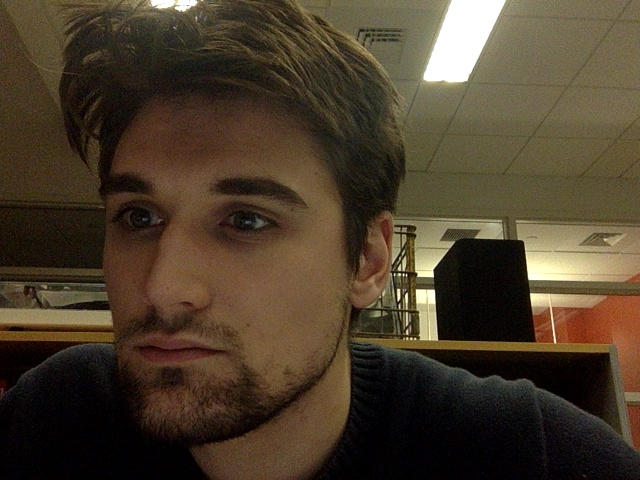
#> input picture decodedimage.png, 640 x 480 px, given in place of the camera; the run also reads 1 picture not shown here
$ python mini_project_4.py
#> lines starting #> are read from the running program, lines starting #| are printed output that depends on the picture; after the words box and inside, x2 and y2 are one past the last pixel; in counts of white or black regions, pixels touching at a corner belong together
### buttons.py
import numpy as np
import time
import imutils
import os
import cv2
import colorsys

class Button:
    """
    A generic class for a button that does something in our drawing program.
    x and y describe the location of the upper left corner of the button.
    """
    def __init__(self,x,y,path,size,model,pressed = False):
        self.x = x
        self.y = y
        self.size = size
        self.path = path
        self.pressed = pressed
        self.model = model
        self.icon = cv2.imread(os.path.dirname(__file__) + '/Icons/' + path, -1)

    def check_pressed(self,cursor):
        if cursor:
            if cursor[0] > self.x and cursor[0] < self.x + self.size and cursor[1] > self.y and cursor[1] < self.y + self.size:
                if not self.pressed:
                    self.press()
                    self.pressed = True
            else: #Debounce
                self.pressed = False

    # [5 lines left out: function display, not called in this run]

class Save_Button(Button):
    """
    A class for adding a save button to the program. Inherets from Button class.
    The Save button saves current drawing to project folder as Drawing.png.
    """
    def __init__(self,x,y,path,size,model,pressed = False):
        super().__init__(x,y,path,size,model)
        self.images_counter = 0

    def press(self):
        self.model.tool = 'save'

class Clear_Button(Button):
    """
    A class for adding a clear button to the program. Inherets from Button class.
    The Clear button clears current drawing from screen by emptying points, where all
    previous wand locations are stored.
    """
    # [5 lines left out: function press, not called in this run]

class Thicknessess_Button(Button):
    """
    THe button that lets you choose a thickness
    """
    def press(self):
        self.model.tool = 'thickness'

class Color_Button(Button):
    """
    A class for adding a color button to the program. Inherets from Button class.
    Color buttons change the color of the users drawing.
    """
    def press(self):
        self.model.tool = 'color_slider' #if color button is selected, change mode to thickness, line buttons will appear

class Erase_Button(Button):
    """
    A class for adding an eraser button to the program.
    """
    def press(self):
        self.model.tool = 'erase'

class Calibration_Button(Button):
    """
    A class to add the ability to recalibrate while the program is running
    """
    def press(self):
        self.model.tool = 'calibration color 1'
        self.model.calibration_start = time.time()

class Rectangle_Button(Button):
    """
    A class for telling the program to draw rectangles.
    """
    def press(self):
        self.model.tool = 'rectangle_1'

class Ellipse_Button(Button):
    """
    A class for telling the program to draw ellipses.
    """
    def press(self):
        self.model.tool = 'circle_1'

class Thickness_Button(Button):
    """
    A class for changing the thickness of the cursor.
    """
    def __init__(self,x,y,path,size,model,pen_size):
        super().__init__(x,y,path,size,model)
        self.pen_size = pen_size

    def press(self):
        self.model.tool = 'draw' #if thickness button pressed, start drawing again
        self.model.pen_size = self.pen_size

class Pen_Button(Button):
    """
    A class for to switch back to the drawing tool
    """
    def press(self):
        self.model.tool = 'draw'

class Color_Slider():
    """
    A class for a color slider that allows the user to select a color.
    x and y describe the location of the upper left corner of the button.
    """
    def __init__(self,x,y,path,dy,dx,model,pressed = False):
        self.x = x
        self.y = y
        self.dx = dx
        self.dy = dy
        self.path = path
        self.pressed = pressed
        self.model = model
        self.icon = cv2.imread(os.path.dirname(__file__) + '/Icons/' + path, -1)
        self.selected = (0,255,0)


    # [18 lines left out: functions check_pressed, display, not called in this run]

class Color_Choice(Button):
    """
    A class for adding a color button to the program. Inherets from Button class.
    Color buttons change the color of the users drawing.
    """
    def press(self):
        self.model.tool = 'draw' #if eraser thickness button pressed, start erasing again


    # [6 lines left out: function display, not called in this run]

### mini_project_4.py
import numpy as np
import time
import imutils
import os
from buttons import *
import cv2

class Model:
    """
    Class that keeps track of what is going on in the program. It knows the current color
    of the drawing tool, and things like whether the program should be quitting. Also,
    the init of the model is where the elements of the interface are created (not displayed)
    """
    def __init__(self):
        self.frame = None
        self.upper_color_1 = np.zeros(1)
        self.lower_color_1 = np.zeros(1)
        self.upper_color_2 = np.zeros(1)
        self.lower_color_2 = np.zeros(1)
        self.calibration_start = 0
        self.elapsed_time = 0
        self.calibration_time = 6
        self.current_path = os.path.dirname(__file__)
        self.line_points = []
        self.rectangle_points = []
        self.ellipse_points = []
        self.cursor_1 = ()
        self.cursor_2 = ()
        self.pen_size = 7
        self.eraser_size = 8
        self.line_color = (0,0,0) # the drawing color starts as black
        self.tool = 'calibration color 1'
        self.shape_started = False

        # All the buttons in the interface initialized here.

        self.clear = Clear_Button(20,20,'Clear.png',50, self)
        self.erase = Erase_Button(160,20,'Erase.png',50, self)
        self.pen = Pen_Button(90,20,'Pen.png',50,self)
        self.thicknessess = Thicknessess_Button(230,20,'Thickness.png',50, self, self.pen_size)
        self.color = Color_Button(300,20,'Color.png',50, self)
        self.rectangle = Rectangle_Button(370,20,'Rectangle.png',50,self)
        self.ellipse = Ellipse_Button(440,20,'Ellipse.png',50,self)
        self.calibrate = Calibration_Button(510,20,'Calibrate.png',50, self)

        self.draw_thin = Thickness_Button(160,200,'Thin.png',50,self,2)
        self.draw_medium = Thickness_Button(300,200,'Medium.png',50,self,7)
        self.draw_thick = Thickness_Button(440,200,'Thick.png',50,self,15)
        self.color_slider = Color_Slider(40,205,"ColorBar.png",42,500,self)
        self.color_choice = Color_Choice(540,200, 'Check.png', 50, self)

    def check_buttons(self, cursor):
        """
        Just tells all of the buttons currently displayed to check if the cursor
        is over them.
        """
        if self.tool == 'thickness':
            self.draw_thin.check_pressed(cursor)
            self.draw_medium.check_pressed(cursor)
            self.draw_thick.check_pressed(cursor)
        elif self.tool == 'color_slider':
            self.color_slider.check_pressed(cursor)
            self.color_choice.check_pressed(cursor)
        else:
            self.thicknessess.check_pressed(cursor)
            self.clear.check_pressed(cursor)
            self.color.check_pressed(cursor)
            self.rectangle.check_pressed(cursor)
            self.ellipse.check_pressed(cursor)
            self.erase.check_pressed(cursor)
            self.calibrate.check_pressed(cursor)
            self.pen.check_pressed(cursor)

class Controller:
    """
    A class to detect input from the user of the program. It takes the model as input, and has a
    function to return the position of an object of the color from the calibration step
    """
    def __init__(self, model):
        self.model = model

    def check_distance(self, point):
        """
        Checks if a point is within a certain distance of the last point in line_points.
        This gets rid of false positives far away from where the cursor was last frame.
        """
        if self.model.line_points:
            if self.model.line_points[-1]:
                x1 = point[0]
                y1 = point[1]
                x2 = self.model.line_points[-1][0]
                y2 = self.model.line_points[-1][1]
                distance = np.sqrt((x2-x1)**2 + (y2-y1)**2)
                return distance
        else:
            return 0

    def detect_wand(self, lower, upper):
        """
        Looks at the current frame, finds the largest contour of the target color,
        and returns the center of that point, as well as the current color and
        velocity of the cursor.
        """
        kernel = np.ones((15, 15), 'uint8') # make a kernel for blurring
        blurred = cv2.GaussianBlur(self.model.frame, (17, 17), 0)
        blurred = cv2.dilate(self.model.frame, kernel) # blur the frame to average out the value in the circle
        hsv_frame = cv2.cvtColor(self.model.frame, cv2.COLOR_BGR2HSV)
        mask = cv2.inRange(hsv_frame, lower, upper)
        contours = cv2.findContours(mask.copy(), cv2.RETR_EXTERNAL, cv2.CHAIN_APPROX_SIMPLE)
        contours = imutils.grab_contours(contours)
        center = None

        if len(contours) > 0:
            largest_contour = max(contours, key=cv2.contourArea)
            ((x, y), radius) = cv2.minEnclosingCircle(largest_contour)
            M = cv2.moments(largest_contour)
            if M["m00"] != 0:
                center = (int(M["m10"] / M["m00"]), int(M["m01"] / M["m00"]))
            else:
                center = (0,0)

            if radius > 30:
                velocity = self.check_distance(center)
                return((center[0], center[1],self.model.line_color, velocity,self.model.pen_size)) #Tuple where line info is stored)
            else:
                return False

class View:
    """
    Class that creates and then draws on the display. Here is where you draw draw_lines
    and tell the program to display interface elements. If we add future tools besides the line,
    it will go here.
    """
    def __init__(self, model):
        self.model = model

    def show_lines(self):
        """
        Iterates through all the points in the list of where the target has been
        and draws lines between them.
        """
        for i in range(len(self.model.line_points)):
            if i > 0 and self.model.line_points[i-1] and self.model.line_points[i]: # make sure both endpoints exist
                #if points[i][3] < 100: # check the velocity of the target to filter out false positives
                cv2.line(self.model.frame, self.model.line_points[i-1][0:2], self.model.line_points[i][0:2], self.model.line_points[i][2], self.model.line_points[i][-1])

    def show_rectangles(self):
        """
        Iterates through all the points in the list of where the target has been
        and draws rectangles between them.
        """
        for i in range(len(self.model.rectangle_points)):
            if i > 0 and self.model.rectangle_points[i-1] and self.model.rectangle_points[i]: # make sure both endpoints exist
                #if points[i][3] < 100: # check the velocity of the target to filter out false positives
                cv2.rectangle(self.model.frame, self.model.rectangle_points[i-1][0:2], self.model.rectangle_points[i][0:2], self.model.rectangle_points[i][2], self.model.rectangle_points[i][-1])

    def show_circles(self):
        """
        Iterates through all tfhe points in the list of where the target has been
        and draws ellipses between them.
        """
        for i in range(len(self.model.ellipse_points)):
            if i > 0 and self.model.ellipse_points[i-1] and self.model.ellipse_points[i]: # make sure both endpoints exist
                if self.model.ellipse_points[i-1][2]:
                    cv2.circle(self.model.frame, self.model.ellipse_points[i-1][0:2], self.model.ellipse_points[i], self.model.ellipse_points[i-1][2], self.model.ellipse_points[i-1][-1])

    def remove_lines(self):
        """
        This is the function called by the eraser tool. It erases lines by removing points
        from the line_points list if they are within a certain distance from the cursor.
        """
        if self.model.cursor_1 and self.model.line_points:
            eraser_range_x = [i for i in range(int(self.model.cursor_1[0])-self.model.eraser_size, int(self.model.cursor_1[0])+self.model.eraser_size)]
            eraser_range_y = [i for i in range(int(self.model.cursor_1[1])-self.model.eraser_size, int(self.model.cursor_1[1])+self.model.eraser_size)]
            for i in range(len(self.model.line_points)):
                if self.model.line_points[i]:
                    if self.model.line_points[i][0] in eraser_range_x and self.model.line_points[i][1] in eraser_range_y:
                        self.model.line_points[i] = False


    def show_interface(self):
        """
        Calls the display function of all the buttons currently in the interface
        """
        if self.model.tool != 'calibration color 1' and self.model.tool != 'calibration color 2':
            if self.model.tool == 'thickness':
                cv2.rectangle(self.model.frame,(0,250),(self.model.frame.shape[1],200),(255,255,255),-1)
                self.model.draw_thin.display(self.model.frame)
                self.model.draw_medium.display(self.model.frame)
                self.model.draw_thick.display(self.model.frame)
            elif self.model.tool == 'color_slider':
                self.model.color_slider.display(self.model.frame)
                self.model.color_choice.display(self.model.frame)
            else:
                cv2.rectangle(self.model.frame,(0,0),(self.model.frame.shape[1],90),(255,255,255),-1)
                self.model.clear.display(self.model.frame)
                self.model.thicknessess.display(self.model.frame)
                self.model.color.display(self.model.frame)
                self.model.erase.display(self.model.frame)
                self.model.calibrate.display(self.model.frame)
                self.model.color.display(self.model.frame)
                self.model.pen.display(self.model.frame)
                self.model.ellipse.display(self.model.frame)
                self.model.rectangle.display(self.model.frame)

    def show_cursor(self):
        """
        Shows a circle on the screen where the cursor is. The circle matches the current thickness
        and color of the cursor. If the current tool is erase, the circle is grey instead.
        """
        if self.model.tool == 'erase':
            if self.model.cursor_1: #drawing cursor
                cv2.circle(self.model.frame, ((self.model.cursor_1[0]),(self.model.cursor_1[1])),self.model.pen_size,(190,190,190), thickness = 2)
            if self.model.cursor_2: #selecting cursor
                cv2.circle(self.model.frame, ((self.model.cursor_2[0]),(self.model.cursor_2[1])),self.model.pen_size,(190,190,190), thickness = 2)
        else:
            if self.model.cursor_1: #drawing cursor
                cv2.circle(self.model.frame, ((self.model.cursor_1[0]),(self.model.cursor_1[1])),self.model.pen_size,self.model.line_color, thickness = 2)
            if self.model.cursor_2: #selecting cursor
                cv2.circle(self.model.frame, ((self.model.cursor_2[0]),(self.model.cursor_2[1])),self.model.pen_size,self.model.line_color, thickness = 2)

def process_frame(model, controller, view):
    """
    This function finds the cursors, executes what current tool needs to happen,
    shows all the buttons, and draws on the frame.
    """
    model.frame = cv2.flip(model.frame,1) # reverse the frame so people aren't confused
    model.cursor_1 = controller.detect_wand(model.lower_color_1, model.upper_color_1) # find both cursors
    model.cursor_2 = controller.detect_wand(model.lower_color_2, model.upper_color_2)

    if model.tool == 'calibration color 1' or model.tool =='calibration color 2': # all this code only needs to run if the program is currently calibrating
        model.elapsed_time = time.time() - model.calibration_start
        if model.elapsed_time < model.calibration_time:
            cv2.putText(model.frame,'Place '+ model.tool + ' in center:' + str(int(model.calibration_time - model.elapsed_time)),(30,30),cv2.FONT_HERSHEY_DUPLEX,1,(255, 255, 255))
            cv2.circle(model.frame, (int(model.frame.shape[1]/2), int(model.frame.shape[0]/2)), 50,(255,255,255), thickness = 3)
            cv2.circle(model.frame, (int(model.frame.shape[1]/2), int(model.frame.shape[0]/2)), 55,(0,0,0), thickness = 3)
        elif model.elapsed_time > model.calibration_time:
            kernel = np.ones((15, 15), 'uint8') # make a kernel for blurring
            model.frame = cv2.dilate(model.frame, kernel) # blur the frame to average out the value in the circle
            model.frame = cv2.GaussianBlur(model.frame, (17, 17), 0)
            hsv_frame = cv2.cvtColor(model.frame, cv2.COLOR_BGR2HSV)
            pixel = hsv_frame[int(model.frame.shape[0]/2), int(model.frame.shape[1]/2)] # grab the pixel from the center of the calibration circle
            if model.tool == 'calibration color 1':
                model.lower_color_1, model.upper_color_1 = (np.array([pixel[0]-10,50,50]), np.array([pixel[0]+10,250,250]))
                model.elapsed_time = 0
                model.calibration_start = time.time()
                model.tool = 'calibration color 2'
            elif model.tool =='calibration color 2':
                model.lower_color_2, model.upper_color_2 = (np.array([pixel[0]-10,50,50]), np.array([pixel[0]+10,250,250]))
                model.tool = 'draw'

    elif model.tool == 'draw':
        model.line_points.append(model.cursor_1) # if the program is drawing, it simply needs to add to the list of points to be drawn.

    elif model.tool == 'erase':
        view.remove_lines()

    elif model.tool == 'rectangle_1':
        if model.cursor_1:
            model.rectangle_points.append(model.cursor_1)
            model.tool = 'rectangle_2'

    elif model.tool == 'rectangle_2':
        if model.cursor_1:
            cv2.rectangle(model.frame, model.rectangle_points[-1][0:2], model.cursor_1[0:2],model.rectangle_points[-1][2], model.rectangle_points[-1][-1])
        else:
            model.rectangle_points.append(model.cursor_2)
            model.rectangle_points.append(False)
            model.tool = 'rectangle_1'

    elif model.tool == 'circle_1':
        if model.cursor_1:
            model.ellipse_points.append(model.cursor_1)
            model.tool = 'circle_2'

    elif model.tool == 'circle_2':
        if model.cursor_1:
            radius = int(((model.ellipse_points[-1][0]-model.cursor_1[0])**2 + (model.ellipse_points[-1][1]-model.cursor_1[1])**2)**(1/2))
            cv2.circle(model.frame, model.ellipse_points[-1][0:2], radius, model.ellipse_points[-1][2], model.ellipse_points[-1][-1])
        elif model.cursor_2:
            radius = int(((model.ellipse_points[-1][0]-model.cursor_2[0])**2 + (model.ellipse_points[-1][1]-model.cursor_2[1])**2)**(1/2))
            model.ellipse_points.append(radius)
            model.ellipse_points.append(False)
            model.tool = 'circle_1'

    model.check_buttons(model.cursor_2)

    view.show_lines()
    view.show_rectangles()
    view.show_circles()

    view.show_interface()
    view.show_cursor()

def main_loop():
    """
    If this script is run directly, this loop takes care of making a window for the
    program and initializing everything. If the program is being run as a web app,
    this function is not used.
    """
    model = Model()
    view = View(model)
    controller = Controller(model)
    cap = cv2.VideoCapture(0)
    model.calibration_start = time.time()
    while True:
        _, model.frame = cap.read() # get a frame from the camera
#> model.frame is the input picture: shape (480, 640, 3); mean B, G, R 43.2, 61, 74.6
        process_frame(model,controller,view) # this is where all the work is done.
#> in process_frame, `model.frame = cv2.flip(model.frame,1) # reverse the frame so people ar..`:
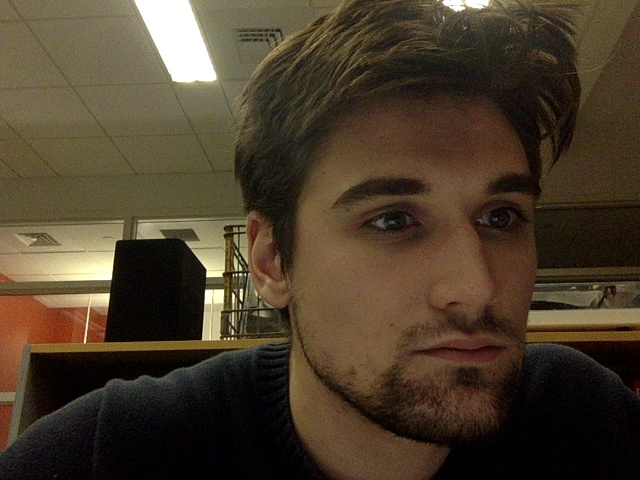
#> model.frame: shape (480, 640, 3); mean B, G, R 43.2, 61, 74.6
#> in detect_wand, `hsv_frame = cv2.cvtColor(self.model.frame, cv2.COLOR_BGR2HSV)`: hsv_frame: shape (480, 640, 3); mean H, S, V 31.2, 123.7, 74.8
#> in detect_wand, `mask = cv2.inRange(hsv_frame, lower, upper)`:
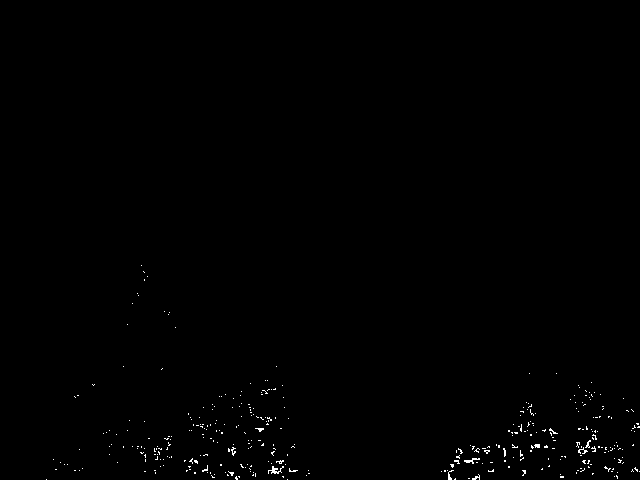
#> mask: shape (480, 640); 0.43% white in thin lines or dots, all inside (x1, y1, x2, y2) = (46, 265, 640, 480)
#> in detect_wand, `contours = cv2.findContours(mask.copy(), cv2.RETR_EXTERNAL, cv2.CHAIN_..`: contours = 363 contours, 361 with area under 20; largest, box (x1, y1, x2, y2) and area: (268, 466, 284, 474) 26, (464, 458, 480, 464) 21
#> in detect_wand, `largest_contour = max(contours, key=cv2.contourArea)`: largest_contour = contour of 44 points, box (x1, y1, x2, y2) (268, 466, 284, 474), area 26
#> in detect_wand, `((x, y), radius) = cv2.minEnclosingCircle(largest_contour)`: x = 275.5; y = 469.5; radius = 8.28
#> in detect_wand, `M = cv2.moments(largest_contour)`: M = moments, m00 26, centre m10/m00, m01/m00 = (274.5, 470)
#> in detect_wand, `center = (int(M["m10"] / M["m00"]), int(M["m01"] / M["m00"]))`: center = (274, 470)
#> in process_frame, `cv2.circle(model.frame, (int(model.frame.shape[1]/2), int(model.frame...`:
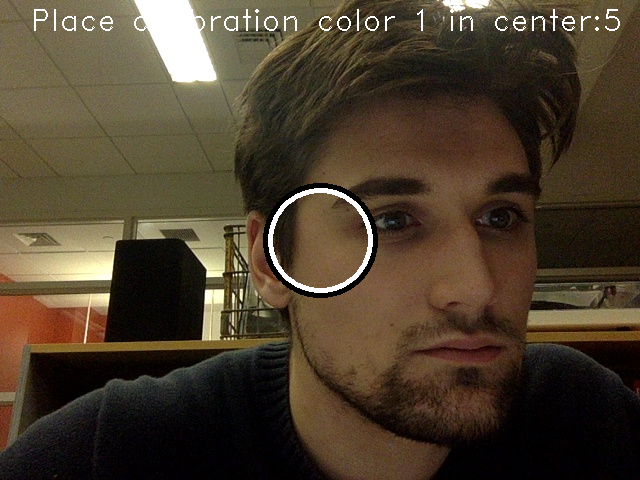
#> model.frame: shape (480, 640, 3); mean B, G, R 45.2, 62.6, 75.9
        cv2.imshow('art!',model.frame)
        if cv2.waitKey(1) & 0xFF == ord('q') or model.tool == 'exit':
#> (key q is pressed here)
            cap.release()
            cv2.destroyAllWindows()
            break

if __name__ == '__main__':
    # again, this doesn't run unless this script is run directly, not from the browser
    main_loop()
